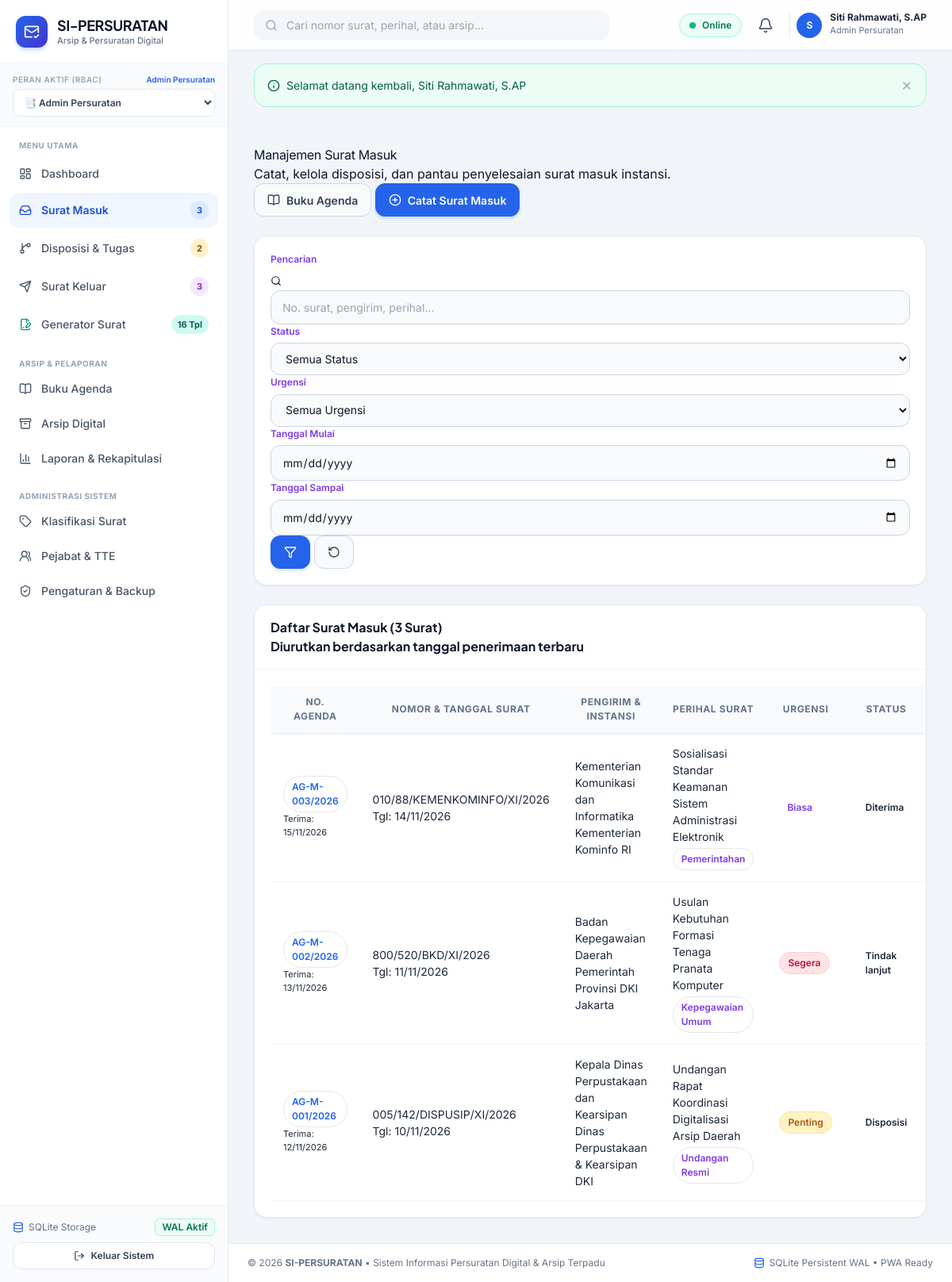
The page /public/surat_masuk/index.php (signed in) on the database its author committed.
### tables this page shows
CREATE TABLE users (
    id INTEGER PRIMARY KEY AUTOINCREMENT,
    username TEXT NOT NULL UNIQUE,
    email TEXT NOT NULL UNIQUE,
    password_hash TEXT NOT NULL,
    full_name TEXT NOT NULL,
    nip TEXT,
    jabatan TEXT,
    phone TEXT,
    role_id INTEGER NOT NULL,
    avatar TEXT,
    is_active INTEGER NOT NULL DEFAULT 1,
    created_at DATETIME DEFAULT CURRENT_TIMESTAMP,
    updated_at DATETIME DEFAULT CURRENT_TIMESTAMP,
    deleted_at DATETIME DEFAULT NULL,
    FOREIGN KEY (role_id) REFERENCES roles (id) ON DELETE RESTRICT
);

CREATE TABLE roles (
    id INTEGER PRIMARY KEY AUTOINCREMENT,
    name TEXT NOT NULL,
    slug TEXT NOT NULL UNIQUE,
    description TEXT,
    created_at DATETIME DEFAULT CURRENT_TIMESTAMP
);

CREATE TABLE surat_masuk (
    id INTEGER PRIMARY KEY AUTOINCREMENT,
    nomor_agenda TEXT NOT NULL,
    nomor_surat TEXT NOT NULL,
    tanggal_surat DATE NOT NULL,
    tanggal_terima DATE NOT NULL,
    pengirim TEXT NOT NULL,
    asal_instansi TEXT NOT NULL,
    perihal TEXT NOT NULL,
    isi_ringkas TEXT,
    kategori TEXT DEFAULT 'Umum',
    klasifikasi_id INTEGER,
    tingkat_urgensi TEXT NOT NULL DEFAULT 'biasa', -- 'biasa', 'penting', 'segera', 'rahasia'
    file_dokumen TEXT,
    lampiran_files TEXT, -- JSON list of files
    status TEXT NOT NULL DEFAULT 'diterima', -- 'diterima', 'disposisi', 'tindak_lanjut', 'selesai'
    penerima_user_id INTEGER,
    created_at DATETIME DEFAULT CURRENT_TIMESTAMP,
    updated_at DATETIME DEFAULT CURRENT_TIMESTAMP,
    deleted_at DATETIME DEFAULT NULL,
    FOREIGN KEY (klasifikasi_id) REFERENCES klasifikasi_surat (id) ON DELETE SET NULL,
    FOREIGN KEY (penerima_user_id) REFERENCES users (id) ON DELETE SET NULL
);

### public/surat_masuk/index.php (the view, shortened to what the rows shown need)
<?php
require_once __DIR__ . '/../../config/app.php';
if (!Auth::can('surat_masuk.view')) {
    Flash::set('danger', 'Anda tidak memiliki hak akses untuk melihat surat masuk.');
    redirect('dashboard.php');
}
$filters = [
    'search' => $_GET['search'] ?? '',
    'status' => $_GET['status'] ?? '',
    'urgensi' => $_GET['urgensi'] ?? '',
    'kategori' => $_GET['kategori'] ?? '',
    'date_from' => $_GET['date_from'] ?? '',
    'date_to' => $_GET['date_to'] ?? ''
];
$suratList = SuratMasuk::getAll($filters);
require_once APP_PATH . '/views/layouts/header.php';
?>
<div class="card border-0 shadow-sm rounded-3">
    <div class="card-body p-0">
        <div class="table-responsive">
            <table class="table table-custom mb-0">
                <thead>
                    <tr>
                        <th width="120">No. Agenda</th>
                        <th>Nomor & Tanggal Surat</th>
                        <th>Pengirim & Instansi</th>
                        <th>Perihal Surat</th>
                        <th>Urgensi</th>
                        <th>Status</th>
                    </tr>
                </thead>
                <tbody>
                    <?php if (empty($suratList)): ?>
                        <tr>
                            <td colspan="7" class="text-center text-muted py-5">
                                <i data-lucide="inbox" style="width:42px; height:42px;" class="mb-2 text-secondary opacity-50"></i>
                                <div>Tidak ada data surat masuk yang sesuai filter.</div>
                            </td>
                        </tr>
                    <?php else: ?>
                        <?php foreach ($suratList as $sm): ?>
                            <tr>
                                <td>
                                    <span class="badge bg-light text-primary border font-monospace"><?= htmlspecialchars($sm['nomor_agenda']) ?></span>
                                    <div class="text-muted" style="font-size:11px;">Terima: <?= date('d/m/Y', strtotime($sm['tanggal_terima'])) ?></div>
                                </td>
                                <td>
                                    <div class="fw-bold text-dark"><?= htmlspecialchars($sm['nomor_surat']) ?></div>
                                    <div class="text-muted small">Tgl: <?= date('d/m/Y', strtotime($sm['tanggal_surat'])) ?></div>
                                </td>
                                <td>
                                    <div class="fw-semibold text-dark"><?= htmlspecialchars($sm['pengirim']) ?></div>
                                    <div class="text-muted small"><?= htmlspecialchars($sm['asal_instansi']) ?></div>
                                </td>
                                <td>
                                    <div class="text-truncate" style="max-width: 260px;" title="<?= htmlspecialchars($sm['perihal']) ?>">
                                        <?= htmlspecialchars($sm['perihal']) ?>
                                    </div>
                                    <span class="badge bg-light text-secondary border mt-1" style="font-size: 10px;">
                                        <?= htmlspecialchars($sm['klasifikasi_nama'] ?? 'Umum') ?>
                                    </span>
                                </td>
                                <td>
                                    <?php
                                    $urgBadge = match($sm['tingkat_urgensi']) {
                                        'penting' => 'bg-warning text-dark',
                                        'segera' => 'bg-danger text-white',
                                        'rahasia' => 'bg-dark text-white',
                                        default => 'bg-secondary-subtle text-secondary'
                                    };
                                    ?>
                                    <span class="badge <?= $urgBadge ?>"><?= ucfirst($sm['tingkat_urgensi']) ?></span>
                                </td>
                                <td>
                                    <?php
                                    $stBadge = match($sm['status']) {
                                        'diterima' => 'badge-soft-info',
                                        'disposisi' => 'badge-soft-warning',
                                        'tindak_lanjut' => 'badge-soft-purple',
                                        'selesai' => 'badge-soft-success',
                                        default => 'badge-soft-secondary'
                                    };
                                    ?>
                                    <span class="badge <?= $stBadge ?>"><?= ucfirst(str_replace('_', ' ', $sm['status'])) ?></span>
                                </td>
                            </tr>
                        <?php endforeach; ?>
                    <?php endif; ?>
                </tbody>
            </table>
        </div>
    </div>
</div>
<?php require_once APP_PATH . '/views/layouts/footer.php'; ?>

### app/views/layouts/header.php (shortened to what the rows shown need)
<!DOCTYPE html>
<html lang="id">
<head>
    <script src="https://cdn.tailwindcss.com"></script>
</head>
<body class="antialiased selection:bg-blue-100 selection:text-blue-900">
<div class="min-h-screen flex flex-col lg:flex-row">
    <?php require_once APP_PATH . '/views/layouts/sidebar.php'; ?>
    <div class="flex-1 flex flex-col min-w-0 pb-20 lg:pb-0">
        <header class="sticky top-0 z-30 bg-white/90 backdrop-blur-md border-b border-slate-200 px-4 lg:px-8 h-16 flex items-center justify-between gap-4">
            <div class="flex items-center gap-2 sm:gap-3">
                <div class="relative">
                    <button onclick="toggleDropdown('user-menu')" class="flex items-center gap-2.5 pl-2 border-l border-slate-200 hover:opacity-90 transition">
                        <div class="w-8 h-8 rounded-full bg-blue-600 text-white font-bold text-xs flex items-center justify-center shadow-xs">
                            <?= strtoupper(substr($currentUser['full_name'] ?? 'U', 0, 1)) ?>
                        </div>
                        <div class="hidden md:block text-left">
                            <p class="text-xs font-bold text-slate-800 leading-none"><?= htmlspecialchars($currentUser['full_name'] ?? 'User') ?></p>
                            <p class="text-[11px] text-slate-500 mt-0.5"><?= htmlspecialchars($currentUser['role_name'] ?? 'Role') ?></p>
                        </div>
                    </button>
                </div>
            </div>
        </header>
        <main class="flex-1 p-4 lg:p-8 max-w-7xl w-full mx-auto space-y-6">

### app/views/layouts/sidebar.php (shortened to what the rows shown need)
<?php
$currentUser = Auth::user();
$currentRoleSlug = $currentUser['role_slug'] ?? 'superadmin';
?>
<aside id="sidebar" class="fixed lg:sticky top-0 left-0 z-50 h-screen w-72 bg-white border-r border-slate-200 flex flex-col transition-transform duration-300 -translate-x-full lg:translate-x-0 shrink-0">
  <div class="p-5 border-b border-slate-100 flex items-center justify-between">
    <a href="<?= url('dashboard.php') ?>" class="flex items-center gap-3 group text-decoration-none">
      <div>
        <h1 class="font-display font-bold text-slate-900 text-lg leading-tight tracking-tight">SI-PERSURATAN</h1>
      </div>
    </a>
  </div>
  <div class="px-4 py-3 bg-slate-50/80 border-b border-slate-100">
    <div class="flex items-center justify-between mb-1">
      <label class="text-[10px] font-semibold uppercase tracking-wider text-slate-400 block">Peran Aktif (RBAC)</label>
      <span class="text-[10px] text-blue-600 font-semibold"><?= htmlspecialchars($currentUser['role_name'] ?? 'User') ?></span>
    </div>
    <div class="relative">
      <select onchange="window.location.href='<?= url('switch_role.php?role=') ?>' + this.value" class="w-full text-xs font-semibold bg-white border border-slate-200 rounded-lg px-2.5 py-2 text-slate-700 focus:outline-none focus:ring-2 focus:ring-blue-500/20 focus:border-blue-600 cursor-pointer">
        <option value="admin_persuratan" <?= $currentRoleSlug === 'admin_persuratan' ? 'selected' : '' ?>>📑 Admin Persuratan</option>
      </select>
    </div>
  </div>
</aside>

### rows shown on the page
users: role.name "Admin Persuratan", full_name "S", full_name "Siti Rahmawati, S.AP"
roles: slug "📑 Admin Persuratan"
surat_masuk: nomor_agenda "AG-M-003/2026", tanggal_terima "15/11/2026", nomor_surat "010/88/KEMENKOMINFO/XI/2026", tanggal_surat "14/11/2026", pengirim "Kementerian Komunikasi dan Informatika", asal_instansi "Kementerian Kominfo RI", perihal "Sosialisasi Standar Keamanan Sistem Administrasi Elektronik", klasifikasi_nama "Pemerintahan", tingkat_urgensi "Biasa", status "Diterima"
surat_masuk: nomor_agenda "AG-M-002/2026", tanggal_terima "13/11/2026", nomor_surat "800/520/BKD/XI/2026", tanggal_surat "11/11/2026", pengirim "Badan Kepegawaian Daerah", asal_instansi "Pemerintah Provinsi DKI Jakarta", perihal "Usulan Kebutuhan Formasi Tenaga Pranata Komputer", klasifikasi_nama "Kepegawaian Umum", tingkat_urgensi "Segera", status "Tindak lanjut"
surat_masuk: nomor_agenda "AG-M-001/2026", tanggal_terima "12/11/2026", nomor_surat "005/142/DISPUSIP/XI/2026", tanggal_surat "10/11/2026", pengirim "Kepala Dinas Perpustakaan dan Kearsipan", asal_instansi "Dinas Perpustakaan & Kearsipan DKI", perihal "Undangan Rapat Koordinasi Digitalisasi Arsip Daerah", klasifikasi_nama "Undangan Resmi", tingkat_urgensi "Penting", status "Disposisi"

### other values the page prints
$badgeSm "3"
$badgeDisp "2"
$badgeSk "3"
$msg['message'] "Selamat datang kembali, Siti Rahmawati, S.AP"
count($suratList) "3"
